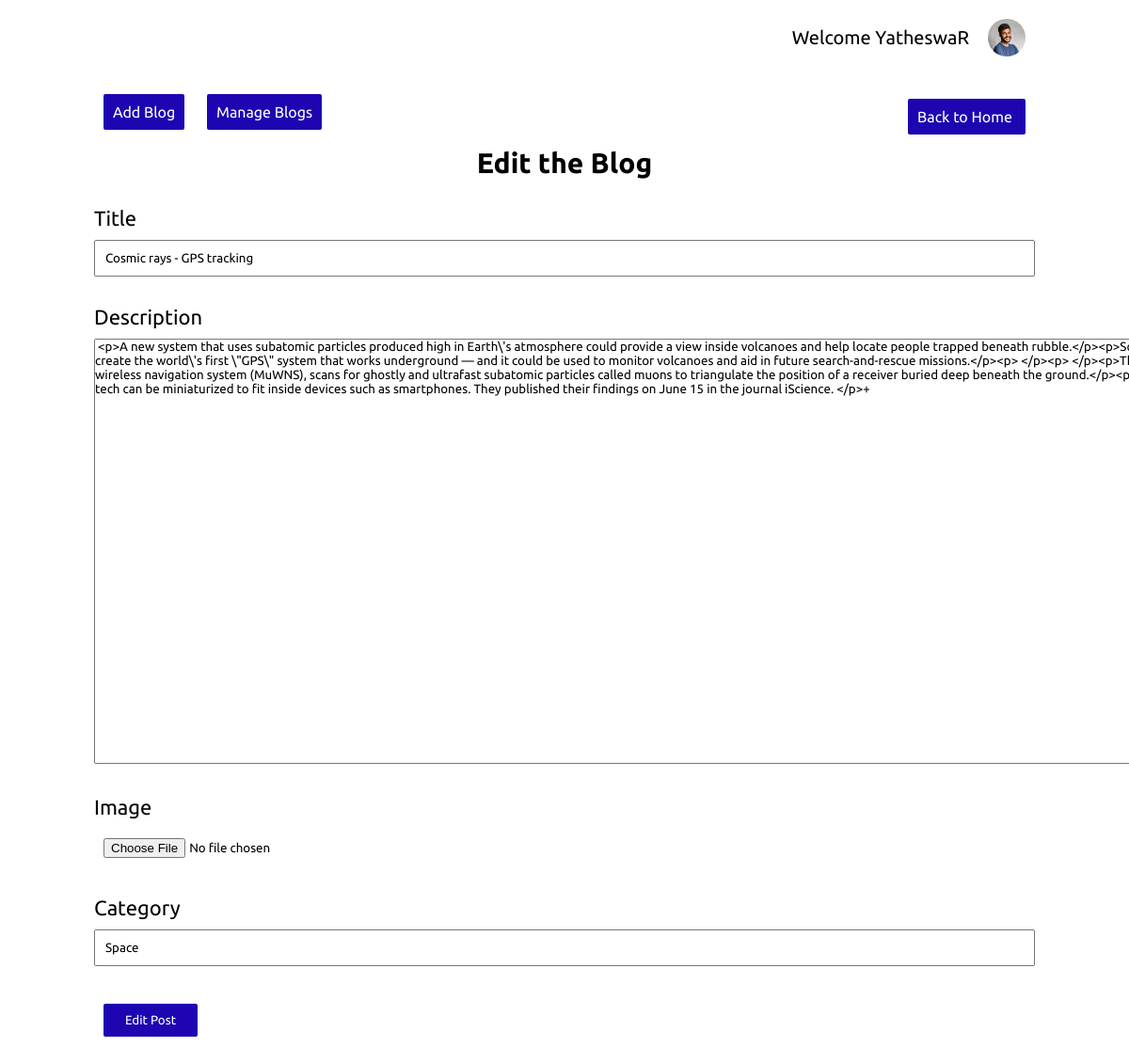
Screenshot of /admin-panel/blogs/edit.php?id=4 (signed in) with the database file from the repository.
### tables this page shows
CREATE TABLE `blogs` (
  `id` int(100) NOT NULL,
  `title` text DEFAULT NULL,
  `description` text DEFAULT NULL,
  `image` longblob DEFAULT NULL,
  `category` text DEFAULT NULL,
  `author` text DEFAULT NULL,
  `blogid` text DEFAULT NULL,
  `createdat` datetime(6) DEFAULT current_timestamp(6)
);

### admin-panel/blogs/edit.php (the view, shortened to what this page needs)
<?php
    if($_SESSION["id"] == true){
        $name = $_SESSION["name"];
        $image = $_SESSION["image"];
        require_once('../../config.php');
        if($_SERVER["REQUEST_METHOD"] == "GET"){
            $id = $_GET["id"];
            $sql = mysqli_query($db,"SELECT * FROM `blogs` WHERE id=$id");
            $row = mysqli_fetch_assoc($sql);
            $title = $row['title'];
            $description = $row['description'];
            $file = $row['image'];
            $category = $row['category'];
        }
?>
<!DOCTYPE html>
<html lang="en">
<head>
    <link rel="stylesheet" href="../css/admin.css">
    <link href='https://unpkg.com/boxicons@2.1.4/css/boxicons.min.css' rel='stylesheet'>
    <link rel="stylesheet" href="https://cdnjs.cloudflare.com/ajax/libs/font-awesome/6.3.0/css/all.min.css">
</head>
<body>
    <div class="main">
        <div class="topbar">
        <div class="name">
                Welcome <?php echo $name; ?>
            </div>
            <div class="user">
                <?php
                    echo "<img src='../../db-images/users/$image'>;"
                ?>
            </div>
        </div>
        <div class="admin-content">
            <div class="button-group">
                <a href="./create.php" class="admin-btn btn-blg">Add Blog</a>
                <a href="./index.php" class="admin-btn btn-blg">Manage Blogs</a>
                <a href="../../index.php" class="home admin-btn btn-blg">Back to Home</a>
            </div>
            <div class="content">
                <h2 class="page-title">Edit the Blog</h2>
                <form action="#" method="post" enctype="multipart/form-data">
                    <div>
                        <label>Title</label>
                        <input type="text" name="title" id="" class="text-input" value="<?php echo $title; ?>">
                    </div>
                    <div>
                        <label>Description</label>
                        <textarea name="description" id="body" rows="30" cols="178"> <?php echo $description; ?>+ </textarea>
                    </div>
                    <div>
                        <label>Image</label>
                        <input type="file" name="image" class="text-input" value="<?php echo $file; ?>">
                    </div>
                    <div>
                        <label>Category</label>
                        <input type="text" name="category" id="category" class="text-input" value="<?php echo $category; ?>">
                    </div>
                    <div>
                        <button type="submit" class="admin-btn btn-blg">Edit Post</button>
                    </div>
                </form>
            </div>
        </div>
    </div>
</body>
</html>
<?php
    }
    else{
        header("Location: ../../index.php");
    }
?>

### admin-panel/css/admin.css (style rules this page uses)
* { margin: 0; padding: 0; box-sizing: border-box; font-family: 'Ubuntu', sans-serif; }
:root { --primary-color: #1d06b1; --primary-hover: rgb(39, 39, 245); --white: #fff; --grey: #f5f5f5; --black1: #222; --black2: #999; }
body { min-height: 100vh; overflow-x: hidden; }
a { text-decoration: none; }
.admin-btn { padding: 10px; margin: 10px; width: 100px; background-color: var(--primary-color); border-radius: 2px; color: white; }
.main { position: absolute; width: 100%; top: 10px; min-height: 100vh; background: var(--white); transition: 0.5s; }
.topbar { width: 100%; height: 60px; display: flex; justify-content: flex-end; align-items: center; padding: 0 100px; }
.name { margin: 10px; font-size: 20px; }
.user { position: relative; width: 40px; height: 40px; border-radius: 50%; overflow: hidden; cursor: pointer; margin: 10px; }
.user img { position: relative; top: 0; left: 0; width: 100%; height: 100%; object-fit: cover; }
.admin-content { position: relative; flex: 8; height: 100%; padding: 40px 100px 100px; overflow-y: scroll; }
.admin-content .button-group .home { float: right; width: 125px; margin-top: -5px; background-color: var(--primary-color); }
.admin-content .page-title { text-align: center; margin: 28px; font-size: 30px; }
.admin-content .content .btn-blg { border: none; }
.admin-content .content form div { margin-bottom: 30px; }
.admin-content .content form label { display: block; font-size: 22px; margin-bottom: 10px; }
.admin-content .content form input { padding: 10px; width: 100%; }

### rows the page displays
blogs: title "Cosmic rays - GPS tracking", description "<p>A new system that uses subatomic particles produced high in Earth\\'s atmosphere could provide a view inside volcanoes and help locate people trapped beneath rubble.</p><p>Scientists have harnessed the byproducts of cosmic rays to create the world\\'s first \\\"GPS\\\" system that works underground — and it could be used to monitor volcanoes and aid in future search-and-rescue missions.</p><p> </p><p> </p><p>The new positioning system, named the muometric wireless navigation system (MuWNS), scans for ghostly and ultrafast subatomic particles called muons to triangulate the position of a receiver buried deep beneath the ground.</p><p> </p><p> </p><p>What\\'s more, the researchers say the tech…", category "Space"

### other values shown
$name "YatheswaR"
